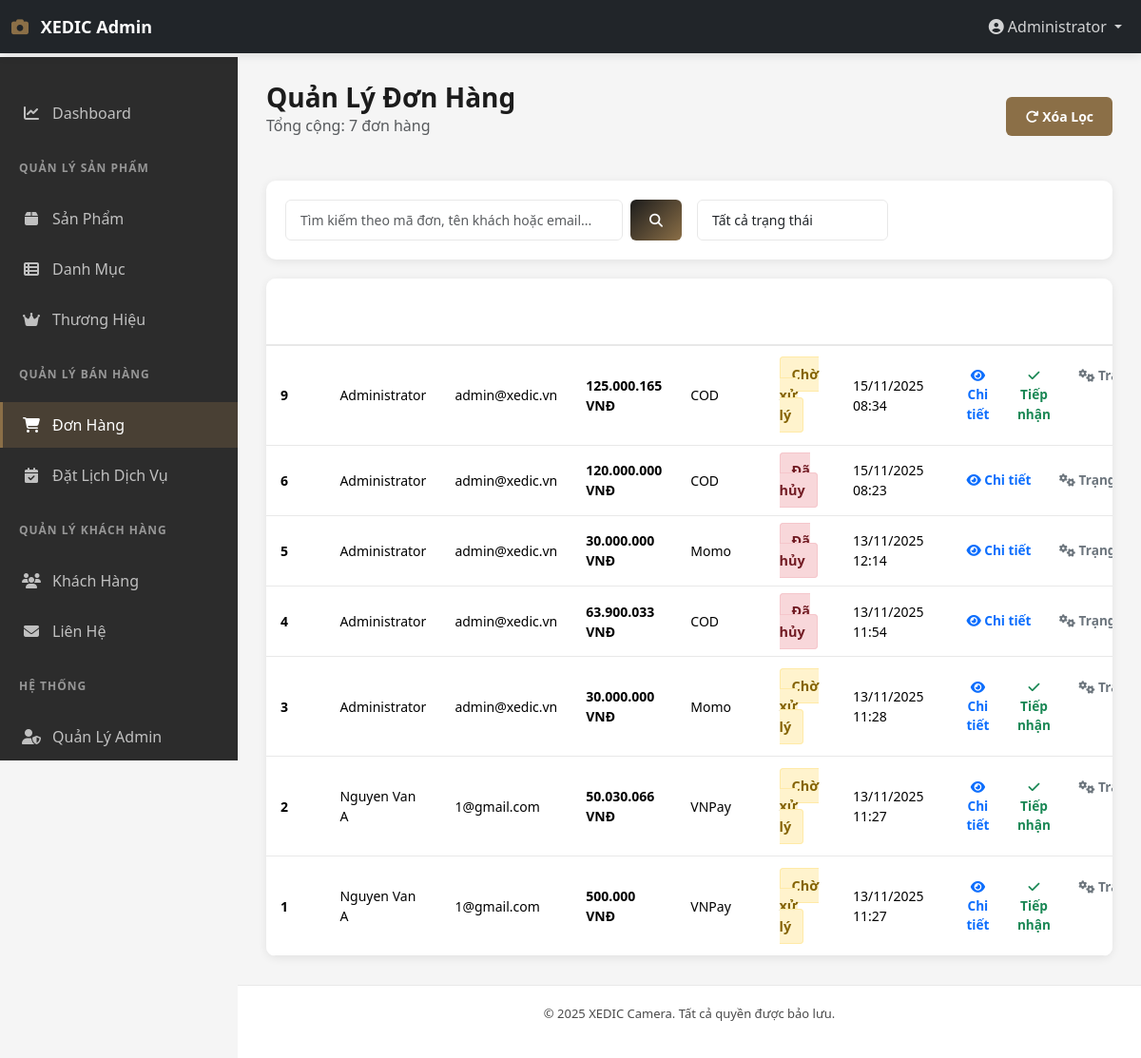
The app's page /admin/orders.php (signed in) with its own data.
### tables this page shows
CREATE TABLE `payments` (
  `id` int(11) NOT NULL,
  `order_id` varchar(50) NOT NULL,
  `user_id` int(11) NOT NULL,
  `method` varchar(20) NOT NULL,
  `amount` decimal(15,2) NOT NULL,
  `status` varchar(20) DEFAULT 'pending' COMMENT 'pending, completed, failed, cancelled',
  `shipping_phone` varchar(20) DEFAULT NULL,
  `shipping_address` text DEFAULT NULL,
  `vnpay_transaction_no` varchar(100) DEFAULT NULL,
  `notes` text DEFAULT NULL,
  `created_at` timestamp NOT NULL DEFAULT current_timestamp(),
  `updated_at` timestamp NOT NULL DEFAULT current_timestamp() ON UPDATE current_timestamp()
);

CREATE TABLE `users` (
  `id` int(11) NOT NULL,
  `username` varchar(50) NOT NULL,
  `email` varchar(100) NOT NULL,
  `password` varchar(255) NOT NULL,
  `full_name` varchar(100) DEFAULT NULL,
  `phone` varchar(20) DEFAULT NULL,
  `address` text DEFAULT NULL,
  `role` enum('admin','customer') DEFAULT 'customer',
  `is_active` tinyint(1) DEFAULT 1,
  `created_at` timestamp NOT NULL DEFAULT current_timestamp(),
  `updated_at` timestamp NOT NULL DEFAULT current_timestamp() ON UPDATE current_timestamp()
);

### admin/orders.php (the view, shortened to what this page needs)
<?php
$database = new Database();
$pdo = $database->getConnection();
$page = isset($_GET['page']) ? (int)$_GET['page'] : 1;
$limit = 10;
$offset = ($page - 1) * $limit;
$search = isset($_GET['search']) ? $_GET['search'] : '';
$where = "WHERE 1=1";
$params = [];
$sql = "SELECT p.*, u.full_name, u.email, u.phone
        FROM payments p
        LEFT JOIN users u ON p.user_id = u.id
        $where
        ORDER BY p.created_at DESC
        LIMIT $offset, $limit";
$stmt = $pdo->prepare($sql);
$stmt->execute($params);
$orders = $stmt->fetchAll(PDO::FETCH_ASSOC);
$countSql = "SELECT COUNT(*) as total FROM payments p
             LEFT JOIN users u ON p.user_id = u.id
             $where";
$countStmt = $pdo->prepare($countSql);
$countStmt->execute($params);
$total_orders = $countStmt->fetch(PDO::FETCH_ASSOC)['total'];
$statuses = [
    'pending' => ['text' => 'Chờ xử lý', 'class' => 'warning'],
    'processing' => ['text' => 'Đang xử lý', 'class' => 'info'],
    'shipped' => ['text' => 'Đang giao', 'class' => 'primary'],
    'delivered' => ['text' => 'Đã giao', 'class' => 'success'],
    'cancelled' => ['text' => 'Đã hủy', 'class' => 'danger']
];
?>
<!DOCTYPE html>
<html lang="vi">
<head>
    <link href="https://cdn.jsdelivr.net/npm/bootstrap@5.3.2/dist/css/bootstrap.min.css" rel="stylesheet">
    <link rel="stylesheet" href="https://cdnjs.cloudflare.com/ajax/libs/font-awesome/6.5.1/css/all.min.css">
    <link rel="stylesheet" href="css/admin.css">
</head>
<body>
    <?php include 'includes/header.php'; ?>
    <div class="page-header">
        <div>
            <h1>Quản Lý Đơn Hàng</h1>
            <p class="text-muted">Tổng cộng: <?php echo number_format($total_orders); ?> đơn hàng</p>
        </div>
        <div class="page-header-actions">
            <a href="orders.php" class="btn btn-secondary">
                <i class="fas fa-redo"></i> Xóa Lọc
            </a>
        </div>
    </div>
    <div class="table-container" style="margin-bottom: 20px; padding: 20px;">
        <div class="row g-3">
            <div class="col-md-6">
                <form method="GET" class="d-flex">
                    <input type="text" name="search" class="form-control" placeholder="Tìm kiếm theo mã đơn, tên khách hoặc email..."
                           value="<?php echo htmlspecialchars($search); ?>">
                    <button type="submit" class="btn btn-primary ms-2">
                        <i class="fas fa-search"></i>
                    </button>
                </form>
            </div>
            <div class="col-md-3">
                <select class="form-control" id="statusFilter" onchange="filterByStatus()">
                    <option value="">Tất cả trạng thái</option>
                </select>
            </div>
        </div>
    </div>
    <div class="table-container">
        <div class="table-responsive">
            <table class="table table-hover">
                <thead>
                    <tr>
                        <th style="width: 100px;">Mã Đơn</th>
                        <th style="width: 150px;">Khách Hàng</th>
                        <th style="width: 180px;">Email</th>
                        <th style="width: 120px;">Tổng Tiền</th>
                        <th style="width: 140px;">Phương Thức</th>
                        <th style="width: 130px;">Trạng Thái</th>
                        <th style="width: 180px;">Ngày Tạo</th>
                        <th>Hành Động</th>
                    </tr>
                </thead>
                <tbody>
                    <?php if (count($orders) > 0): ?>
                        <?php foreach ($orders as $order): ?>
                            <tr>
                                <td><strong><?php echo htmlspecialchars($order['id']); ?></strong></td>
                                <td><?php echo htmlspecialchars($order['full_name'] ?? 'N/A'); ?></td>
                                <td><?php echo htmlspecialchars($order['email'] ?? 'N/A'); ?></td>
                                <td><strong><?php echo number_format($order['amount'], 0, ',', '.'); ?> VNĐ</strong></td>
                                <td>
                                    <?php
                                    $methodDisplay = [
                                        'vnpay' => 'VNPay',
                                        'momo' => 'Momo',
                                        'cod' => 'COD',
                                        'transfer' => 'Chuyển khoản'
                                    ];
                                    echo htmlspecialchars($methodDisplay[$order['method']] ?? ucfirst($order['method']));
                                    ?>
                                </td>
                                <td>
                                    <span class="status-badge status-<?php echo htmlspecialchars($order['status']); ?>">
                                        <?php echo htmlspecialchars($statuses[$order['status']]['text'] ?? ucfirst($order['status'])); ?>
                                    </span>
                                </td>
                                <td><?php echo date('d/m/Y H:i', strtotime($order['created_at'])); ?></td>
                                <td>
                                    <div class="btn-group" role="group">
                                        <button type="button" class="btn btn-sm btn-outline-primary action-btn-small"
                                                onclick="viewOrderDetails(<?php echo $order['id']; ?>)" title="Xem chi tiết">
                                            <i class="fas fa-eye"></i> Chi tiết
                                        </button>
                                        <?php if ($order['status'] === 'pending'): ?>
                                            <form method="POST" style="display: inline;" onsubmit="return confirm('Tiếp nhận đơn hàng này?');">
                                                <button type="submit" name="accept_order" class="btn btn-sm btn-outline-success action-btn-small" title="Tiếp nhận">
                                                    <i class="fas fa-check"></i> Tiếp nhận
                                                </button>
                                            </form>
                                        <?php endif; ?>
                                        <div class="dropdown d-inline">
                                            <button class="btn btn-sm btn-outline-secondary dropdown-toggle action-btn-small" type="button"
                                                    id="dropdownStatus<?php echo $order['id']; ?>" data-bs-toggle="dropdown" aria-expanded="false">
                                                <i class="fas fa-cogs"></i> Trạng thái
                                            </button>
                                        </div>
                                    </div>
                                </td>
                            </tr>
                        <?php endforeach; ?>
                    <?php endif; ?>
                </tbody>
            </table>
        </div>
    </div>
    <?php include 'includes/footer.php'; ?>
</body>
</html>

### admin/includes/header.php (shortened to what this page needs)
<?php
$current_page = basename($_SERVER['PHP_SELF'], '.php');
?>
<nav class="navbar navbar-expand-lg navbar-dark bg-dark sticky-top admin-navbar">
    <div class="container-fluid">
        <a class="navbar-brand" href="index.php">
            <i class="fas fa-camera"></i> XEDIC Admin
        </a>
        <div class="collapse navbar-collapse" id="navbarNav">
            <ul class="navbar-nav ms-auto">
                <li class="nav-item dropdown">
                    <a class="nav-link dropdown-toggle" href="#" id="userDropdown" role="button" data-bs-toggle="dropdown">
                        <i class="fas fa-user-circle"></i> <?php echo htmlspecialchars($_SESSION['full_name'] ?? $_SESSION['username']); ?>
                    </a>
                </li>
            </ul>
        </div>
    </div>
</nav>
<div class="admin-wrapper">
    <aside class="admin-sidebar">
        <ul class="sidebar-menu">
            <li class="menu-item <?php echo $current_page === 'index' ? 'active' : ''; ?>">
                <a href="index.php" class="menu-link">
                    <i class="fas fa-chart-line"></i>
                    <span>Dashboard</span>
                </a>
            </li>
            <li class="menu-header">Quản Lý Sản Phẩm</li>
            <li class="menu-item <?php echo $current_page === 'products' ? 'active' : ''; ?>">
                <a href="products.php" class="menu-link">
                    <i class="fas fa-box"></i>
                    <span>Sản Phẩm</span>
                </a>
            </li>
            <li class="menu-item <?php echo $current_page === 'categories' ? 'active' : ''; ?>">
                <a href="categories.php" class="menu-link">
                    <i class="fas fa-th-list"></i>
                    <span>Danh Mục</span>
                </a>
            </li>
            <li class="menu-item <?php echo $current_page === 'brands' ? 'active' : ''; ?>">
                <a href="brands.php" class="menu-link">
                    <i class="fas fa-crown"></i>
                    <span>Thương Hiệu</span>
                </a>
            </li>
            <li class="menu-header">Quản Lý Bán Hàng</li>
            <li class="menu-item <?php echo $current_page === 'orders' ? 'active' : ''; ?>">
                <a href="orders.php" class="menu-link">
                    <i class="fas fa-shopping-cart"></i>
                    <span>Đơn Hàng</span>
                </a>
            </li>
            <li class="menu-item <?php echo $current_page === 'bookings' ? 'active' : ''; ?>">
                <a href="bookings.php" class="menu-link">
                    <i class="fas fa-calendar-check"></i>
                    <span>Đặt Lịch Dịch Vụ</span>
                </a>
            </li>
            <li class="menu-header">Quản Lý Khách Hàng</li>
            <li class="menu-item <?php echo $current_page === 'customers' ? 'active' : ''; ?>">
                <a href="customers.php" class="menu-link">
                    <i class="fas fa-users"></i>
                    <span>Khách Hàng</span>
                </a>
            </li>
            <li class="menu-item <?php echo $current_page === 'contacts' ? 'active' : ''; ?>">
                <a href="contacts.php" class="menu-link">
                    <i class="fas fa-envelope"></i>
                    <span>Liên Hệ</span>
                </a>
            </li>
            <li class="menu-header">Hệ Thống</li>
            <li class="menu-item <?php echo $current_page === 'users' ? 'active' : ''; ?>">
                <a href="users.php" class="menu-link">
                    <i class="fas fa-user-shield"></i>
                    <span>Quản Lý Admin</span>
                </a>
            </li>
        </ul>
    </aside>
    <main class="admin-content">

### admin/includes/footer.php
    </main>
</div>
<footer class="admin-footer">
    <div class="footer-content">
        <p>&copy; 2025 XEDIC Camera. Tất cả quyền được bảo lưu.</p>
    </div>
</footer>

### admin/css/admin.css (style rules this page uses)
:root { --primary-color: #1C1C1C; --secondary-color: #8B6F47; --success-color: #10B981; --warning-color: #FF9800; --danger-color: #FF5733; --sidebar-bg: #2C2C2C; --text-dark: #1C1C1C; --text-light: #4A4A4A; --border-color: #E8E8E8; --light-bg: #F5F5F5; --text-color: #1C1C1C; --accent-color: #FF5733; --light-gray: #E8E8E8; --white: #FFFFFF; }
* { margin: 0; padding: 0; box-sizing: border-box; }
body { font-family: 'Segoe UI', Tahoma, Geneva, Verdana, sans-serif; background-color: var(--light-bg); color: var(--text-dark); }
.admin-navbar { background-color: var(--primary-color); box-shadow: 0 2px 10px rgba(0, 0, 0, 0.1); }
.admin-navbar .navbar-brand { font-size: 18px; font-weight: 700; color: white !important; }
.admin-navbar .navbar-brand i { margin-right: 8px; color: var(--secondary-color); }
.admin-navbar .nav-link { color: rgba(255, 255, 255, 0.8) !important; margin-left: 10px; transition: color 0.3s ease; }
.admin-wrapper { display: flex; min-height: calc(100vh - 60px); }
.admin-sidebar { width: 250px; background-color: var(--sidebar-bg); padding: 20px 0; overflow-y: auto; position: fixed; left: 0; top: 60px; height: calc(100vh - 60px); z-index: 1000; }
.sidebar-menu { list-style: none; padding: 10px 0; }
.menu-header { padding: 15px 20px; font-size: 12px; font-weight: 700; color: rgba(255, 255, 255, 0.5); text-transform: uppercase; letter-spacing: 1px; margin-top: 10px; }
.menu-item { margin: 5px 0; }
.menu-link { display: flex; align-items: center; padding: 12px 20px; color: rgba(255, 255, 255, 0.7); text-decoration: none; transition: all 0.3s ease; border-left: 3px solid transparent; }
.menu-link i { width: 20px; margin-right: 12px; text-align: center; }
.menu-item.active .menu-link { color: white; background-color: rgba(139, 111, 71, 0.3); border-left-color: var(--secondary-color); }
.admin-content { flex: 1; margin-left: 250px; padding: 30px; overflow-y: auto; }
.page-header { display: flex; justify-content: space-between; align-items: center; margin-bottom: 30px; flex-wrap: wrap; gap: 20px; }
.page-header h1 { font-size: 28px; font-weight: 700; color: var(--text-dark); margin: 0; }
.page-header-actions { display: flex; gap: 10px; }
.table-container { background: white; border-radius: 10px; box-shadow: 0 2px 10px rgba(0, 0, 0, 0.08); overflow: hidden; }
.table { margin: 0; }
.table thead { background-color: var(--primary-color); border-bottom: 2px solid var(--border-color); }
.table thead th { padding: 15px; font-weight: 600; color: #ffffff; border: none; font-size: 13px; text-transform: uppercase; letter-spacing: 0.5px; }
.table tbody td { padding: 15px; border-color: var(--border-color); vertical-align: middle; font-size: 14px; }
.btn { padding: 10px 20px; border-radius: 6px; font-weight: 600; font-size: 14px; transition: all 0.3s ease; border: none; cursor: pointer; }
.btn-primary { background: linear-gradient(135deg, var(--primary-color) 0%, #8B6F47 100%); color: white; }
.btn-secondary { background-color: #8B6F47; color: white; }
.btn-sm { padding: 6px 12px; font-size: 12px; }
.form-control { width: 100%; padding: 10px 15px; border: 1px solid var(--border-color); border-radius: 6px; font-size: 14px; transition: all 0.3s ease; }
.admin-footer { background-color: white; border-top: 1px solid var(--border-color); padding: 20px 30px; margin-left: 250px; text-align: center; color: var(--text-light); font-size: 13px; }

### admin/orders.php (style rules this page uses)
.status-badge { padding: 0.5rem 0.75rem; border-radius: 4px; font-weight: 600; font-size: 0.9rem; }
.status-pending { background-color: #fff3cd; color: #856404; border: 1px solid #ffeaa7; }
.status-cancelled { background-color: #f8d7da; color: #721c24; border: 1px solid #f5c6cb; }
.action-btn-small { padding: 0.4rem 0.8rem; font-size: 0.85rem; margin: 0 2px; }

### records on screen
payments: id "9", user.full_name "Administrator", user.email "admin@xedic.vn", amount "125.000.165", method "COD", status "Chờ xử lý", created_at "15/11/2025 08:34"
payments: id "6", user.full_name "Administrator", user.email "admin@xedic.vn", amount "120.000.000", method "COD", status "Đã hủy", created_at "15/11/2025 08:23"
payments: id "5", user.full_name "Administrator", user.email "admin@xedic.vn", amount "30.000.000", method "Momo", status "Đã hủy", created_at "13/11/2025 12:14"
payments: id "4", user.full_name "Administrator", user.email "admin@xedic.vn", amount "63.900.033", method "COD", status "Đã hủy", created_at "13/11/2025 11:54"
payments: id "3", user.full_name "Administrator", user.email "admin@xedic.vn", amount "30.000.000", method "Momo", status "Chờ xử lý", created_at "13/11/2025 11:28"
payments: id "2", user.full_name "Nguyen Van A", user.email "1@gmail.com", amount "50.030.066", method "VNPay", status "Chờ xử lý", created_at "13/11/2025 11:27"
payments: id "1", user.full_name "Nguyen Van A", user.email "1@gmail.com", amount "500.000", method "VNPay", status "Chờ xử lý", created_at "13/11/2025 11:27"

### other values on screen
$_SESSION['full_name'] "Administrator"
$total_orders "7"
